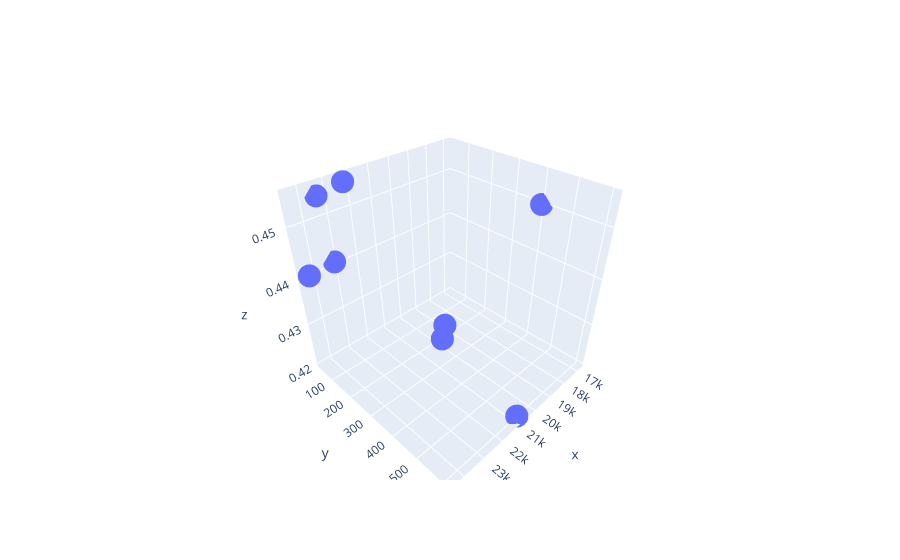

Notebook source saved alongside this figure:
### Code cell
import plotly.graph_objects as go

x_axis = "Path Weight Sum"
y_axis = "Trace Mean"
z_axis = "Acc Test Mean"

x_vals = stats_df[x_axis]
y_vals = stats_df[y_axis]
z_vals = stats_df[z_axis]

fig = go.Figure(data=[go.Scatter3d(x=x_vals, y=y_vals, z=z_vals,
                                   mode='markers')])
fig.show()

### Figure 1 — Plotly figure (JSON) as saved in the notebook; plotly's stock layout.template omitted (floating-point values rounded to 4 significant figures)
{"data": [{"mode": "markers", "type": "scatter3d", "x": [23470.0, 20880.0, 24440.0, 22410.0, 21750.0, 16820.0, 23200.0, 21800.0], "y": [32.4, 606.5, 52.13, 42.35, 382.0, 404.1, 33.02, 375.2], "z": [0.4541, 0.4203, 0.4414, 0.4553, 0.4351, 0.4501, 0.4412, 0.4319]}], "layout": {}}
